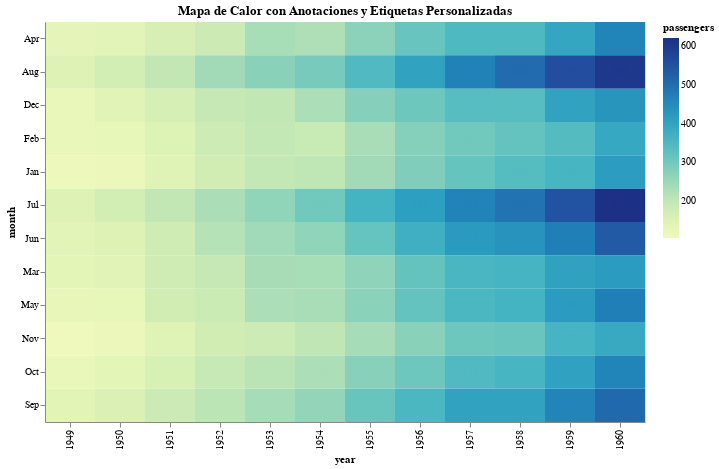

Notebook code cell kept with this figure:
### Markdown cell above
3. **Mapa de calor con anotaciones y etiquetas de ejes personalizadas**:

### Code cell
import altair as alt
import pandas as pd
import seaborn as sns

# Cargar los datos
flights = sns.load_dataset("flights")
flights = flights.pivot(index="month", columns="year", values="passengers").reset_index()
flights = flights.melt(id_vars="month", var_name="year", value_name="passengers")

# Crear el mapa de calor con anotaciones y etiquetas de ejes personalizadas
heatmap = alt.Chart(flights).mark_rect().encode(
    x='year:O',
    y='month:O',
    color='passengers:Q'
).properties(
    width=600,
    height=400,
    title="Mapa de Calor con Anotaciones y Etiquetas Personalizadas"
)

text = heatmap.mark_text(baseline='middle').encode(
    text=alt.Text('passengers:Q', format='d')
)

# Mostrar el gráfico combinado
heatmap + text

### Figure 1 — Vega-Lite specification as saved in the notebook (floating-point values rounded to 4 significant figures; data arrays with more than 128 entries replaced by an {"elided": "..."} marker saying what was removed)
{"config": {"view": {"continuousWidth": 400, "continuousHeight": 300}}, "layer": [{"mark": "rect", "encoding": {"color": {"field": "passengers", "type": "quantitative"}, "x": {"field": "year", "type": "ordinal"}, "y": {"field": "month", "type": "ordinal"}}, "height": 400, "title": "Mapa de Calor con Anotaciones y Etiquetas Personalizadas", "width": 600}, {"mark": {"type": "text", "baseline": "middle"}, "encoding": {"color": {"field": "passengers", "type": "quantitative"}, "text": {"field": "passengers", "format": "d", "type": "quantitative"}, "x": {"field": "year", "type": "ordinal"}, "y": {"field": "month", "type": "ordinal"}}, "height": 400, "title": "Mapa de Calor con Anotaciones y Etiquetas Personalizadas", "width": 600}], "data": {"name": "data-f53abae243b294a7469b292a618d09d0"}, "$schema": "https://vega.github.io/schema/vega-lite/v4.17.0.json", "datasets": {"data-f53abae243b294a7469b292a618d09d0": {"elided": "144 records"}}}
